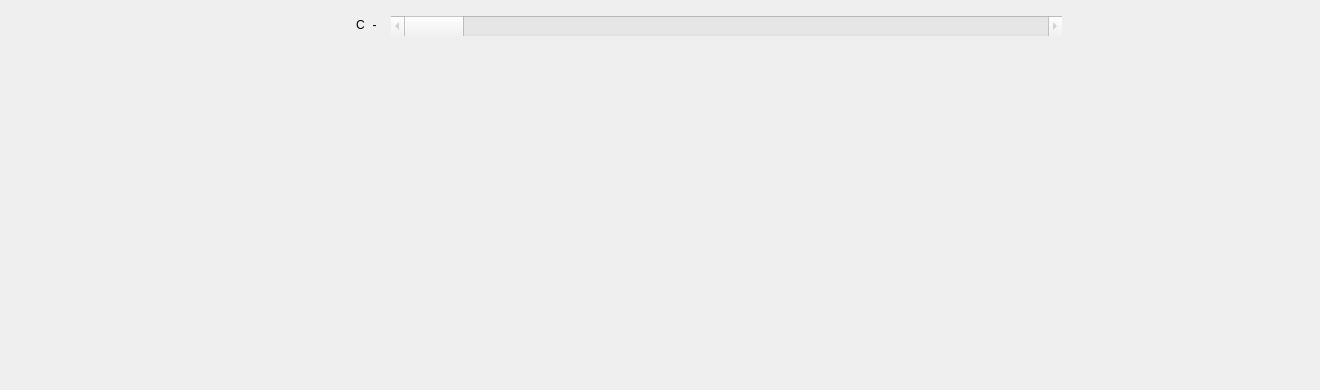
            <widget class="QWidget" name="tab_9">
             <attribute name="title">
              <string>Cytosol Linearized  Profile </string>
             </attribute>
             <widget class="QWidget" name="MplWidget_13" native="true">
              <property name="geometry">
               <rect>
                <x>0</x>
                <y>0</y>
                <width>1311</width>
                <height>381</height>
               </rect>
              </property>
              <widget class="QLabel" name="label_49">
               <property name="geometry">
                <rect>
                 <x>350</x>
                 <y>15</y>
                 <width>21</width>
                 <height>20</height>
                </rect>
               </property>
               <property name="minimumSize">
                <size>
                 <width>0</width>
                 <height>20</height>
                </size>
               </property>
               <property name="frameShape">
                <enum>QFrame::NoFrame</enum>
               </property>
               <property name="frameShadow">
                <enum>QFrame::Plain</enum>
               </property>
               <property name="text">
                <string>C</string>
               </property>
               <property name="alignment">
                <set>Qt::AlignCenter</set>
               </property>
              </widget>
             </widget>
             <widget class="QScrollBar" name="horizontalScrollBar_5">
              <property name="enabled">
               <bool>false</bool>
              </property>
              <property name="geometry">
               <rect>
                <x>391</x>
                <y>16</y>
                <width>671</width>
                <height>20</height>
               </rect>
              </property>
              <property name="toolTip">
               <string>&lt;html&gt;&lt;head/&gt;&lt;body&gt;&lt;p&gt;Channel-Stack Slider&lt;/p&gt;&lt;/body&gt;&lt;/html&gt;</string>
              </property>
              <property name="tracking">
               <bool>false</bool>
              </property>
              <property name="orientation">
               <enum>Qt::Horizontal</enum>
              </property>
              <property name="invertedAppearance">
               <bool>false</bool>
              </property>
              <property name="invertedControls">
               <bool>true</bool>
              </property>
             </widget>
             <widget class="QLabel" name="label_42">
              <property name="geometry">
               <rect>
                <x>351</x>
                <y>15</y>
                <width>47</width>
                <height>20</height>
               </rect>
              </property>
              <property name="minimumSize">
               <size>
                <width>0</width>
                <height>20</height>
               </size>
              </property>
              <property name="text">
               <string>-</string>
              </property>
              <property name="alignment">
               <set>Qt::AlignCenter</set>
              </property>
             </widget>
             <widget class="QLabel" name="label_48">
              <property name="geometry">
               <rect>
                <x>710</x>
                <y>-50</y>
                <width>21</width>
                <height>20</height>
               </rect>
              </property>
              <property name="minimumSize">
               <size>
                <width>0</width>
                <height>20</height>
               </size>
              </property>
              <property name="frameShape">
               <enum>QFrame::NoFrame</enum>
              </property>
              <property name="frameShadow">
               <enum>QFrame::Plain</enum>
              </property>
              <property name="text">
               <string>C</string>
              </property>
              <property name="alignment">
               <set>Qt::AlignCenter</set>
              </property>
             </widget>
            </widget>
